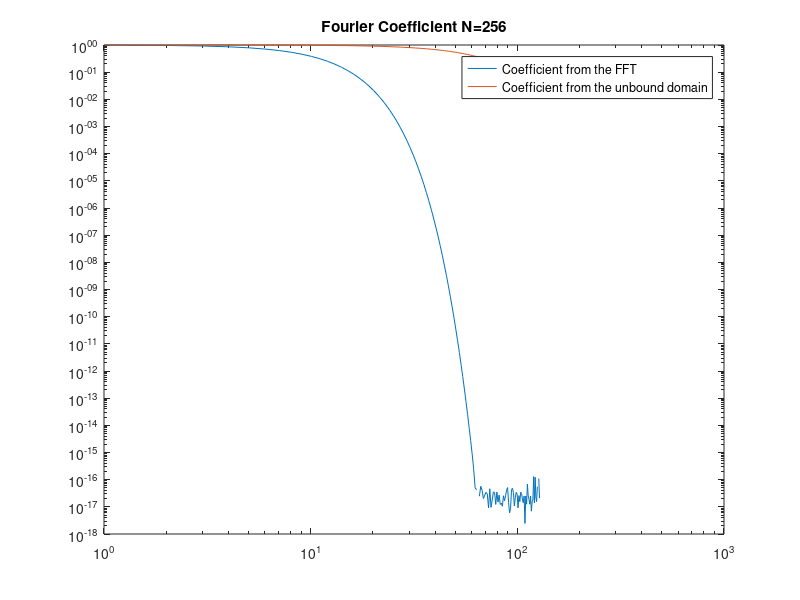

The MATLAB script that drew this image:
%HM FFT
 sigma_0 = 1/32;
 Q = 1;
 L = 1;
 N = 256;
 dx = L/N;
 gauss     = @(x) Q/sqrt(pi*sigma_0^2)*exp(-( ((x-N/2*dx).^2) / sigma_0^2));
 gauss_hat = @(k) Q*exp(-( ((k).^2) * sigma_0^2)/4);
 X1 = linspace(1,N,N);
 A1 = gauss(X1*dx);
 B1 = fft(A1)/N;
  k = linspace(0,N/2,N/2);
 B2 = gauss_hat(k); 
 loglog(k,abs(B1(1:N/2)),k,B2);
 title('Fourier Coefficient N=256');
 legend('Coefficient from the FFT','Coefficient from the unbound domain')

%Y_hat = gauss_hat(1);
%plot(K,abs(Y_fft(1:length(K))/N),K,Y_hat);
% Y_ex = gauss(X);
% Y_re = zeros(1,N);
% for m = 1 : N
%     for n = 1 : length(Y_fft)/2
%        Y_re(m) = Y_re(m) + Y_fft(n) * exp(i*k(n)*X(m))/N;
%     end
%     Y_re(m) = real(F_hat(1))/N;
%     for k = 1 : length(F_hat)/2-1
%         Y_re(m) = 2*( real(F_hat(k))*cos(k*X(m)) - imag(F_hat(k))*sin(k*X(m)) )/N + Y_re(m);  
%     end
%     Y_re(m) = 2*( real(F_hat(N/2))*cos((N/2)*X(m) ) )/N + Y_re(m);
% end
%plot(X,Y_re),X,Y_ex);    
% Y_HAT = 0;
% for n = 1 : length(Y_fft)
%     Y_HAT = Y_fft(n)*exp(-i*K(n)*
% end

%Analysis
% k_starhF = @(kh) (exp(-i*2*kh)-6*exp(-i*kh)+3+2*exp(i*kh))/6;
% kh = linspace(0,pi,100);
% kh_star = abs(k_starhF(kh));
% khpi = kh/pi;
% K_A1 = khpi;
% K_A2 = kh_star/pi;
% K_A3 = sin(kh)/pi;
% K_A4 = (4/3*sin(kh)-1/6*sin(2*kh))/pi;
% K_A5 = (45/30*sin(kh) - 9/30*sin(2*kh) + 1/30*sin(3*kh))/pi;
% L1 = ones(1,100)*0.25;
% L2 = ones(1,100)*0.5;
% L3 = ones(1,100)*0.75;
% figure;
% plot(khpi,K_A1,khpi,K_A2,khpi,K_A3,khpi,K_A4,khpi,K_A5,L1,khpi,'Black',L2,khpi,'Black',L3,khpi,'Black');
% legend('Ideal Case','Order 4','E2','E4','E6');
% figure;
% plot(khpi,K_A1./khpi,khpi,K_A2./khpi,khpi,K_A3./khpi,khpi,K_A4./khpi,khpi,K_A5./khpi);
% legend('Ideal Case','Order 4','E2','E4','E6');

% Lambda
% Stability E2




%h_lambda_E2 = @(kh) -( 1-cos(kh)+i*sin(kh));
%h_lambda_E2 = @(kh) -( 1-exp(-i*kh));
%h_lambda_E2 = @(kh) -( 1-exp(-i*kh));
% h_lambda_E4 = @(kh) -( 4/6 * (exp(i*kh)-exp(-i*kh)) - 1/12*(exp(i*2*kh)-exp(-i*2*kh)) );
% 
% k_starhF = @(kh) (exp(-i*2*kh)-6*exp(-i*kh)+3+2*exp(i*kh))/6;
% h_lambda_S3 = @(kh) -(exp(-i*2*kh)-6*exp(-i*kh)+3+2*exp(i*kh))/6;
% k_star_h_E2 = @(kh) -i*(sin(kh));
% k_star_h_E4 = @(kh) -i*(8/6*sin(kh) - 1/6 * sin(2*kh));
% k_star_h_E6 = @(kh) -i*(45/30*sin(kh) - 9/30 * sin(2*kh) + 1/30*sin(3*kh));

% E2X = linspace(-4,4,100);
% E2Y = h_lambda_E4(E2X); 
% 
% 
% S3X = linspace(-4,4,100);
% S3Y = h_lambda_S3(S3X);
% plot(real(S3Y),imag(S3Y),real(E2Y),imag(E2Y));
% axis('equal');

% figure;
% Q3X = linspace(0,pi,100);
% Q3Y = h_lambda_S3(Q3X);
% plot(Q3X/pi,-angle(h_lambda_S3(Q3X))/pi,'--',Q3X/pi,-angle(k_star_h_E2(Q3X))/pi,Q3X/pi,-angle(k_star_h_E4(Q3X))/pi,'.',Q3X/pi,-angle(k_star_h_E6(Q3X))/pi,Q3X/pi,angle(Q3X*1/pi),'black--');
% xlabel('kh{\pi}');
% ylabel('h\lambda_g/ c \pi');
% title('Phase Error');
% legend('Decentered O3','Centered E2','Centered E4','Centered E6','Exact Solution');


% Q3X = linspace(0,pi,50);
% Q3S3 = h_lambda_S3(Q3X);
% Q3E2 = k_star_h_E2(Q3X);
% Q3E4 = k_star_h_E4(Q3X);
% Q3E6 = k_star_h_E6(Q3X);
% plot(real(Q3S3),imag(Q3S3),real(Q3E2),imag(Q3E2),'o',real(Q3E4),imag(Q3E4),'+',real(Q3E6),imag(Q3E6),'*');
% title('Stability Curve in complex plane');
% xlabel('Real \lambda_k');
% ylabel('Imag \lambda_k');
% legend('Decentered O3','Centered E2','Centered E4','Centered E6');



% RK4XV = linspace(-4,3,100);
% RK4YV = linspace(-4,3,100);
% [RK4X,RK4Y] = meshgrid(RK4XV,RK4YV);
% RK4Z = RK4X + i* RK4Y ; 
% RK4F = 1 + RK4Z + 1/2 *(RK4Z).^2 + 1/6 * RK4Z.^3 + 1/24 * RK4Z.^4 ;
% RK4FMAG = abs(RK4F);
% hold on;
% contour(RK4X,RK4Y,RK4FMAG,[1 1]);
% axis('equal')
% hold off;



% AFUN = @(kh) sin(kh);
% A = linspace(-4,1,100);
% B = linspace(-4,1,100);
% X = A + i*B;
% Y = AFUN(X);
% plot(real(Y),imag(Y));
% axis('equal'); 
